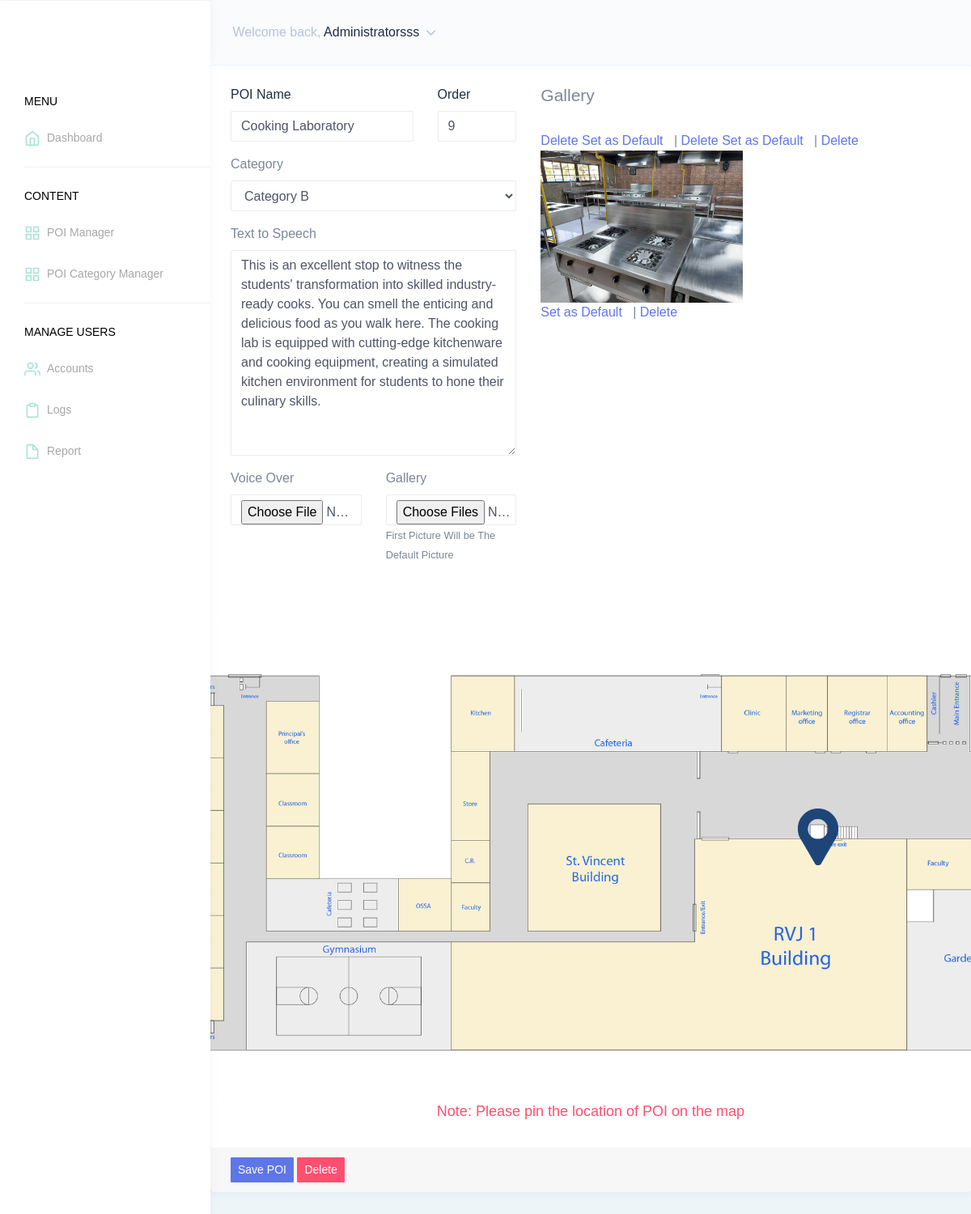
The app's page /home/html/vrpoiview.php?id=5 (signed in) with its own data.
### tables this page shows
CREATE TABLE `user_tbl` (
  `id` int(11) NOT NULL,
  `user_uname` varchar(500) NOT NULL,
  `user_pword` varchar(500) NOT NULL,
  `user_fname` varchar(500) NOT NULL,
  `user_email` varchar(500) NOT NULL,
  `user_contact` varchar(500) NOT NULL
);

CREATE TABLE `pic_tbl` (
  `id` int(11) NOT NULL,
  `pic_menu_position` int(11) NOT NULL DEFAULT 0,
  `pic_name` varchar(500) NOT NULL,
  `pic_desc` varchar(1000) NOT NULL,
  `pic_link` varchar(500) NOT NULL,
  `pic_linkbg` varchar(500) NOT NULL,
  `pic_counter` int(11) NOT NULL DEFAULT 0,
  `pic_voicelink` varchar(500) NOT NULL,
  `pic_voicescript` varchar(3000) NOT NULL,
  `pic_map_x` varchar(500) NOT NULL DEFAULT '0',
  `pic_map_y` varchar(500) NOT NULL DEFAULT '0',
  `pic_gal1` varchar(500) NOT NULL,
  `pic_gal2` varchar(500) NOT NULL,
  `pic_gal3` varchar(500) NOT NULL,
  `pic_gal4` varchar(500) NOT NULL,
  `pic_gal5` varchar(500) NOT NULL,
  `category_id` int(10) DEFAULT NULL
);

CREATE TABLE `poi_categories` (
  `id` int(10) NOT NULL,
  `category_name` varchar(100) DEFAULT NULL,
  `poi_order` tinyint(4) DEFAULT NULL,
  `created_at` timestamp NOT NULL DEFAULT current_timestamp()
);

CREATE TABLE `poi_image_galleries` (
  `id` int(10) NOT NULL,
  `poi_id` int(10) NOT NULL,
  `file_name` varchar(100) DEFAULT NULL,
  `file_path` varchar(100) DEFAULT NULL COMMENT 'server-source-complete',
  `file_url` varchar(100) DEFAULT NULL COMMENT 'server-source-url-complete',
  `is_default_bg` tinyint(1) DEFAULT 1,
  `created_at` timestamp NOT NULL DEFAULT current_timestamp(),
  `updated_at` timestamp NOT NULL DEFAULT current_timestamp() ON UPDATE current_timestamp()
);

### server/vrClass/PointOfInterest.php (called while the page is built, shortened)
<?php
    class PointOfInterest
    {
        public $connection;
        private $tbl = 'pic_tbl';
        public function __construct( $connection )
        {
            $this->connection = $connection;
        }
        public function getPoiArray( $params = [] )
        {
            $retVal = [];
            $where = null;
            $order = null;
            if( isset($params['where']) )
                $where = " WHERE {$params['where']}";
            $sql = "
                SELECT poi.* , poic.category_name as cat_name ,
                    poic.poi_order as poi_order
                    FROM {$this->tbl} as poi
                    LEFT JOIN poi_categories as poic
                    ON poi.category_id = poic.id
                    {$where} {$order}
            ";
            $fetchQuery = mysqli_query($this->connection , $sql);
            while($pois = mysqli_fetch_object($fetchQuery))
            {
                $pois->images = $this->getImages([
                    'where' => " poi_id = '{$pois->id}'",
                    'order' => " is_default_bg desc"
                ]);
                array_push($retVal , $pois);
            }
            return $retVal;
        }
        public function getImages( $params = [])
        {
            if( !isset( $this->poiImageGallery) ) {
                require_once 'PointOfInterestGallery.php';
                $this->poiImageGallery = new PointOfInterestGallery( $this->connection );
            }
            return $this->poiImageGallery->getImages($params);
        }
        public function get($id)
        {
            $poi = $this->getPoiArray([
                'where' => "poi.id = '{$id}'"
            ]);
            if( $poi )
                return $poi[0];
            return $poi;
        }
    }

### server/vrClass/PointOfInterestGallery.php (called while the page is built)
<?php
    class PointOfInterestGallery
    {
        public $connection;
        private $tbl = 'poi_image_galleries';
        public function __construct($connection)
        {
            $this->connection = $connection;
        }
        public function getImages($params = [])
        {
            $retVal = [];
            $where = null;
            $order = null;
            if( isset($params['where']) )
                $where = " WHERE {$params['where']}";
            if( isset($params['order']) )
                $order = " ORDER BY {$params['order']}";
            $sql = "
                SELECT * FROM {$this->tbl} {$where} {$order}
            ";
            $fetchQuery = mysqli_query($this->connection , $sql);
            while($pois = mysqli_fetch_object($fetchQuery))
            {
                array_push($retVal , $pois);
            }
            return $retVal;
        }
    }

### home/html/vrpoiview.php (the view, shortened to what this page needs)
<?php include_once('config/config.php')?>
<?php TMP_HEAD(); ?>
<?php
    $recentOrder = orderMaker();
    $sql = " SELECT * FROM poi_categories ORDER BY poi_order asc ";
    $query = mysqli_query($connection , $sql);
    $categories = [];
    while($poi_cat = mysqli_fetch_object($query) ) {
        $categories[] = $poi_cat;
    }
    if( isset($_GET['id']) )
    {
        require_once '../../server/vrClass/PointOfInterest.php';
        $pointOfInterest= new PointOfInterest($connection);
        $poi = $pointOfInterest->get($_GET['id']);
    }
?>
<form action="" method="post" enctype="multipart/form-data">
    <div class="row">
        <div class="col-12">
            <div class="card">
                <div class="card-body">
                    <div class="row">
                        <div class="col-md-5">
                            <div class="row form-group">
                                <div class="col-md-8">
                                    <label for="#" class="text-dark">POI Name</label>
                                    <input type="text" class="form-control" name="pic_name" value="<?php echo $poi->pic_name ?? ''?>">
                                </div>
                                <div class="col-md-4">
                                    <label for="#" class="text-dark">Order</label>
                                    <input type="number" class="form-control" name="pic_menu_position" value="<?php echo $poi->pic_menu_position ?? $recentOrder?>">
                                </div>
                            </div>
                            <div class="form-group">
                                <label for="#">Category</label>
                                <select name="category_id" id="" class="form-control">
                                    <?php foreach($categories as $key => $row) :?>
                                        <option value="<?php echo $row->id?>"
                                            <?php echo ($poi->category_id ?? '') == $row->id ? 'selected' : '' ?>><?php echo $row->category_name?></option>
                                    <?php endforeach?>
                                </select>
                            </div>
                            <div class="form-group">
                                <label for="#">Text to Speech</label>
                                <textarea id="" cols="30" rows="10" class="form-control" name="pic_voicescript"><?php echo $poi->pic_voicescript ?? ''?></textarea>
                            </div>
                            <div class="form-group row">
                                <div class="col-md-6">
                                    <label for="#">Voice Over</label>
                                    <input type="file" class="form-control" name="pic_voicelink">
                                </div>
                                <div class="col-md-6">
                                    <label for="#">Gallery</label>
                                    <input type="file" class="form-control" name="poi_pic_items[]" multiple>
                                    <small>First Picture Will be The Default Picture</small>
                                </div>
                            </div>
                        </div>
                        <?php if( isset($poi) ) :?>
                        <div class="col-md-7">
                            <h3>Gallery</h3>
                            <?php foreach($poi->images as $key => $row) :?>
                                <div style="display: inline-block;">
                                    <div>
                                        <img src="<?php echo '../../server/vrGallery/'.$row->file_name?>" alt=""
                                        style="width:250px">
                                    </div>
                                    <?php if( !$row->is_default_bg) :?>
                                        <a href="<?php echo $_SERVER['REQUEST_URI']?>&action=set_default_image&img_id=<?php echo $row->id?>">Set as Default</a>  &nbsp; |
                                    <?php endif?>
                                    <a href="<?php echo $_SERVER['REQUEST_URI']?>&action=delete_image&img_id=<?php echo $row->id?>">Delete</a>
                                </div>
                            <?php endforeach?>
                        </div>
                        <?php endif?>
                    </div>
                    <div class="row" style="margin-top: 50px;">
                        <div class="col-lg-12 bg-white d-flex justify-content-center">
                            <div id="maps" style="position: relative; min-width: 1200px !important; min-height: 600px !important; max-width: 1200px !important; max-height: 600px !important;">
                                <img src="../assets/images/map.png" width="1200px" height="600px">
                            </div>
                        </div>
                        <div class="col-12 text-center">
                            <h4 class="text-danger"><B>Note:</b> Please pin the location of POI on the map</h4>
                        </div>
                    </div>
                </div>
                <div class="card-footer">
                    <input type="submit" class="btn btn-primary btn-sm" value="Save POI" name="btn_save_poi">
                    <?php if( isset($poi) ) :?>
                        <a href="server/vrpoidelete.php?id=<?php echo $poi->id?>" class="btn btn-danger btn-sm">Delete</a>
                    <?php endif?>
                </div>
            </div>
        </div>
    </div>
</form>
<?php
    function orderMaker( $order = null )
    {
        global $connection;
        if( is_null($order) ) {
            $sql = " SELECT pic_menu_position FROM pic_tbl
                ORDER BY pic_menu_position desc LIMIT 1";
            $query = mysqli_query($connection , $sql);
            $order = mysqli_fetch_object($query);
            $order_position = $order->pic_menu_position;
            return $order_position + 1;
        }
    }
?>

### home/html/inc/header.php (shortened to what this page needs)
<?php
    global $connection;
    $sql="select * FROM user_tbl where user_uname = '" . $_SESSION['aUname'] . "' and user_pword = '" . $_SESSION['aPword'] . "'";
    $rs=mysqli_query($connection,$sql);
    $rowAccount = array();
    while ($rows = mysqli_fetch_object($rs))
    {
        $rowAccount[] = $rows;
    }
    function GetUserFullName($rowAccount)
    {
        return ucwords($rowAccount[0]->user_fname);
    }
?>
<!DOCTYPE html>
<html dir="ltr" lang="en">
<head>
    <link href="../assets/extra-libs/c3/c3.min.css" rel="stylesheet">
    <link href="../assets/libs/chartist/dist/chartist.min.css" rel="stylesheet">
    <link href="../assets/extra-libs/jvector/jquery-jvectormap-2.0.2.css" rel="stylesheet" />
    <link href="../dist/css/style.min.css" rel="stylesheet">
    <link href="../assets/libs/morris.js/morris.css" rel="stylesheet">
    <link href="../assets/extra-libs/datatables.net-bs4/css/dataTables.bootstrap4.css" rel="stylesheet">
</head>
<body>
    <div id="main-wrapper" data-theme="light" data-layout="vertical" data-navbarbg="skin6" data-sidebartype="full"
        data-sidebar-position="fixed" data-header-position="fixed" data-boxed-layout="full">
        <header class="topbar" data-navbarbg="skin6">
            <nav class="navbar top-navbar navbar-expand-md">
                <div class="navbar-header" data-logobg="skin6">
                    <div class="navbar-brand">
                        <a href="index.html">
                        </a>
                    </div>
                </div>
                <div class="navbar-collapse collapse" id="navbarSupportedContent">
                    <ul class="navbar-nav float-right">
                        <li class="nav-item dropdown">
                            <a class="nav-link dropdown-toggle" href="javascript:void(0)" data-toggle="dropdown"
                                aria-haspopup="true" aria-expanded="false">
                                <span class="ml-2 d-lg-inline-block"><span>Welcome back,</span> <span
                                        class="text-dark"><?php echo GetUserFullName($rowAccount); ?></span> <i data-feather="chevron-down"
                                        class="svg-icon"></i></span>
                            </a>
                        </li>
                    </ul>
                </div>
            </nav>
        </header>
        <aside class="left-sidebar" data-sidebarbg="skin6">
            <div class="scroll-sidebar" data-sidebarbg="skin6">
                <nav class="sidebar-nav">
                    <ul id="sidebarnav">
                        <li class="nav-small-cap"><span class="hide-menu">Menu</span></li>
                        <li class="sidebar-item"> <a class="sidebar-link" href="vrdashboard.php"
                            aria-expanded="false"><i data-feather="home" class="feather-icon"></i><span
                                class="hide-menu">Dashboard
                            </span></a>
                        </li>
                        <li class="list-divider"></li>
                        <li class="nav-small-cap"><span class="hide-menu">Content</span></li>
                        <li class="sidebar-item"> <a class="sidebar-link" href="vrpoi.php"
                            aria-expanded="false"><i data-feather="grid" class="feather-icon"></i><span
                                class="hide-menu">POI Manager
                            </span></a>
                        </li>
                        <li class="sidebar-item"> <a class="sidebar-link" href="vrpoicategoryindex.php"
                            aria-expanded="false"><i data-feather="grid" class="feather-icon"></i><span
                                class="hide-menu">POI Category Manager
                            </span></a>
                        </li>
                        <li class="list-divider"></li>
                        <li class="nav-small-cap"><span class="hide-menu">Manage Users</span></li>
                        <li class="sidebar-item"> <a class="sidebar-link" href="vruser.php"
                            aria-expanded="false"><i data-feather="users" class="feather-icon"></i><span
                                class="hide-menu">Accounts
                            </span></a>
                        </li>
                        <li class="sidebar-item"> <a class="sidebar-link" href="vrlogs.php"
                            aria-expanded="false"><i data-feather="clipboard" class="feather-icon"></i><span
                                class="hide-menu">Logs
                            </span></a>
                        </li>
                        <li class="sidebar-item"> <a class="sidebar-link" href="vrreport.php"
                            aria-expanded="false"><i data-feather="file" class="feather-icon"></i><span
                                class="hide-menu">Report
                            </span></a>
                        </li>
                    </ul>
                </nav>
            </div>
        </aside>
        <div class="page-wrapper" style="background-color: #EEF5F9 !important;">

### home/html/inc/header.php (style rules this page uses)
.feather-icon { color: #86D8CA !important; font-weight: 700; }
.hide-menu { font-size: 14px !important; }

### records on screen
user_tbl: user_fname "Administratorsss"
pic_tbl: pic_name "Cooking Laboratory", pic_menu_position "9", category_id "Category B", pic_voicescript "This is an excellent stop to witness the students' transformation into skilled industry-ready cooks. You can smell the enticing and delicious food as you walk here. The cooking lab is equipped with cutting-edge kitchenware and cooking equipment, creating a simulated kitchen environment for students to hone their culinary skills."
poi_image_galleries: file_name (picture)
